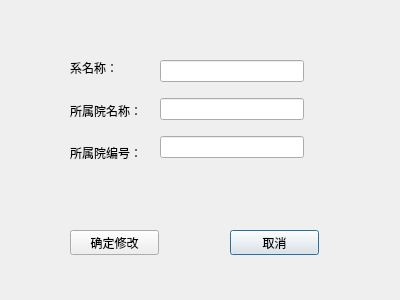
<?xml version="1.0" encoding="UTF-8"?>
<ui version="4.0">
 <class>ModifyFacultyDialog</class>
 <widget class="QDialog" name="ModifyFacultyDialog">
  <property name="geometry">
   <rect>
    <x>0</x>
    <y>0</y>
    <width>400</width>
    <height>300</height>
   </rect>
  </property>
  <property name="windowTitle">
   <string>修改系信息</string>
  </property>
  <widget class="QWidget" name="layoutWidget">
   <property name="geometry">
    <rect>
     <x>70</x>
     <y>50</y>
     <width>92</width>
     <height>121</height>
    </rect>
   </property>
   <layout class="QVBoxLayout" name="verticalLayout">
    <item>
     <widget class="QLabel" name="label">
      <property name="text">
       <string>系名称：</string>
      </property>
     </widget>
    </item>
    <item>
     <widget class="QLabel" name="label_2">
      <property name="text">
       <string>所属院名称：</string>
      </property>
     </widget>
    </item>
    <item>
     <widget class="QLabel" name="label_3">
      <property name="text">
       <string>所属院编号：</string>
      </property>
     </widget>
    </item>
   </layout>
  </widget>
  <widget class="QPushButton" name="BtnCancel">
   <property name="geometry">
    <rect>
     <x>230</x>
     <y>230</y>
     <width>89</width>
     <height>25</height>
    </rect>
   </property>
   <property name="text">
    <string>取消</string>
   </property>
  </widget>
  <widget class="QWidget" name="layoutWidget_2">
   <property name="geometry">
    <rect>
     <x>160</x>
     <y>50</y>
     <width>144</width>
     <height>121</height>
    </rect>
   </property>
   <layout class="QVBoxLayout" name="verticalLayout_2">
    <item>
     <widget class="QLineEdit" name="EdtFacultyName"/>
    </item>
    <item>
     <widget class="QLineEdit" name="EdtCollegeName">
      <property name="readOnly">
       <bool>true</bool>
      </property>
     </widget>
    </item>
    <item>
     <widget class="QLineEdit" name="EdtCollegeId">
      <property name="readOnly">
       <bool>true</bool>
      </property>
     </widget>
    </item>
   </layout>
  </widget>
  <widget class="QPushButton" name="BtnComfirmModify">
   <property name="geometry">
    <rect>
     <x>70</x>
     <y>230</y>
     <width>89</width>
     <height>25</height>
    </rect>
   </property>
   <property name="text">
    <string>确定修改</string>
   </property>
  </widget>
 </widget>
 <resources/>
 <connections/>
</ui>
